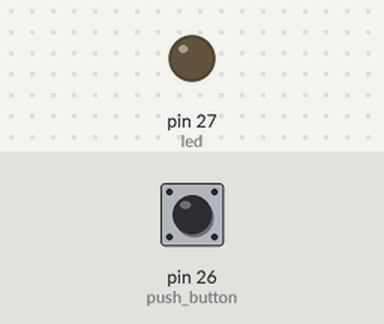
Bench run of a program on a simulated MicroPython board. Parts: output pins drawn as LEDs (lit = HIGH). The test bench sets the inputs (shaded band); at power-on: pin 26 (push_button) LOW. What the program prints to the serial console is not drawn.

Above: at 1.2 s.
1.3 s: pin 26 (push_button) pulled HIGH for 0.15 s
At 1.37 s:
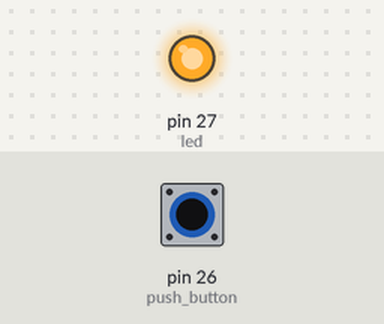
2.9 s: pin 26 (push_button) pulled HIGH for 3.2 s
At 7.1 s:
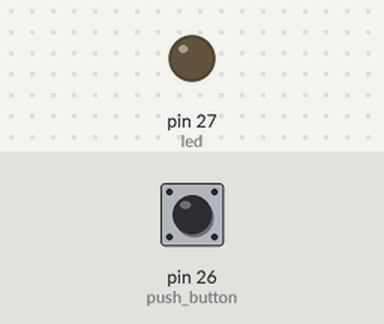
Timing chart, 0 to 8.6 s (numbered marks = the images above; inputs shaded):
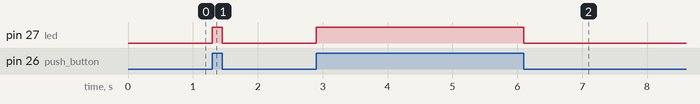

The program:

boton.py
```python
from machine import Pin
from time import sleep

print('Microcontrollerslab.com')

led = Pin(27, Pin.OUT)    # 22 number in is Output
push_button = Pin(26, Pin.IN)  # 23 number pin is input

while True:

  logic_state = push_button.value()
  if logic_state == True:     # if pressed the push_button
      led.value(1)             # led will turn ON
  else:                       # if push_button not pressed
      led.value(0)             # led will turn OFF
```

Measured:
- after the input at 1.3 s, pin 27 (led): LOW → HIGH at once, → LOW 0.15 s later
- after the input at 2.9 s, pin 27 (led): LOW → HIGH at once, → LOW 3.2 s later
